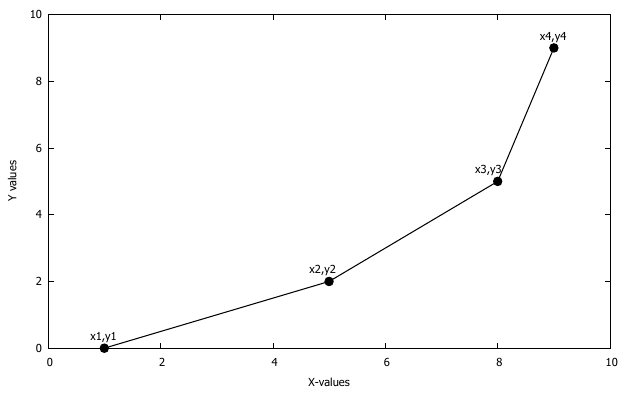

Generate this figure with gnuplot:
$linearinterpolation << EOD
1 0 
5 2
8 5
9 9
EOD
#unset label
set encoding utf8
set termopt enhanced
set terminal pdf size 16cm,10cm
set output 'figure_AFGEN.pdf'
set xrange [0:10]
set yrange [0:10]
set xlabel 'X-values'
set ylabel 'Y values'
plot $linearinterpolation using 1:2 with linespoints t'' lt rgb "black" lw 1.5 pt 7
set label "x1,y1" at 1-0.25, 0+0.35 textcolor "black"
set label "x2,y2" at 5-0.35, 2+0.35 textcolor "black"
set label "x3,y3" at 8-0.4, 5+0.35 textcolor "black"
set label "x4,y4" at 9-0.25, 9+0.35 textcolor "black"
set output
set terminal windows
replot
